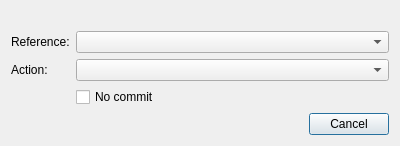
<?xml version="1.0" encoding="UTF-8"?>
<ui version="4.0">
 <class>MergeDialog</class>
 <widget class="QDialog" name="MergeDialog">
  <property name="minimumSize">
   <size>
    <width>400</width>
    <height>0</height>
   </size>
  </property>
  <layout class="QVBoxLayout" name="verticalLayout">
   <item>
    <layout class="QFormLayout" name="formLayout">
     <property name="fieldGrowthPolicy">
      <enum>QFormLayout::AllNonFixedFieldsGrow</enum>
     </property>
     <item row="0" column="0" colspan="2">
      <widget class="QLabel" name="mLabel"/>
     </item>
     <item row="1" column="0">
      <widget class="QLabel" name="label">
       <property name="text">
        <string>Reference:</string>
       </property>
      </widget>
     </item>
     <item row="1" column="1">
      <widget class="ReferenceList" name="mRefs"/>
     </item>
     <item row="2" column="0">
      <widget class="QLabel" name="label_2">
       <property name="text">
        <string>Action:</string>
       </property>
      </widget>
     </item>
     <item row="2" column="1">
      <widget class="QComboBox" name="mAction"/>
     </item>
     <item row="3" column="1">
      <widget class="QCheckBox" name="mNoCommit">
       <property name="text">
        <string>No commit</string>
       </property>
      </widget>
     </item>
    </layout>
   </item>
   <item>
    <widget class="QDialogButtonBox" name="mButtons">
     <property name="orientation">
      <enum>Qt::Horizontal</enum>
     </property>
     <property name="standardButtons">
      <set>QDialogButtonBox::Cancel</set>
     </property>
    </widget>
   </item>
  </layout>
 </widget>
 <customwidgets>
  <customwidget>
   <class>ReferenceList</class>
   <extends>QComboBox</extends>
   <header>ui/ReferenceList.h</header>
  </customwidget>
 </customwidgets>
 <resources/>
 <connections/>
</ui>
